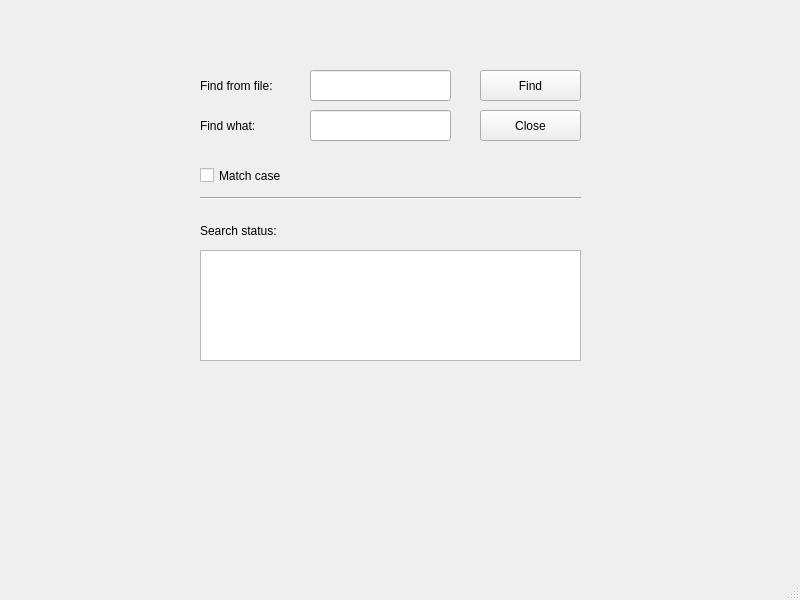
<?xml version="1.0" encoding="UTF-8"?>
<ui version="4.0">
 <class>MainWindow</class>
 <widget class="QMainWindow" name="MainWindow">
  <property name="geometry">
   <rect>
    <x>0</x>
    <y>0</y>
    <width>800</width>
    <height>600</height>
   </rect>
  </property>
  <property name="windowTitle">
   <string>MainWindow</string>
  </property>
  <widget class="QWidget" name="centralwidget">
   <widget class="QLineEdit" name="fileLineEdit">
    <property name="geometry">
     <rect>
      <x>310</x>
      <y>70</y>
      <width>141</width>
      <height>31</height>
     </rect>
    </property>
   </widget>
   <widget class="QLineEdit" name="keyLineEdit">
    <property name="geometry">
     <rect>
      <x>310</x>
      <y>110</y>
      <width>141</width>
      <height>31</height>
     </rect>
    </property>
   </widget>
   <widget class="QPushButton" name="findPushButton">
    <property name="geometry">
     <rect>
      <x>480</x>
      <y>70</y>
      <width>101</width>
      <height>31</height>
     </rect>
    </property>
    <property name="text">
     <string>Find</string>
    </property>
   </widget>
   <widget class="QPushButton" name="closePushButton">
    <property name="geometry">
     <rect>
      <x>480</x>
      <y>110</y>
      <width>101</width>
      <height>31</height>
     </rect>
    </property>
    <property name="text">
     <string>Close</string>
    </property>
   </widget>
   <widget class="QLabel" name="label">
    <property name="geometry">
     <rect>
      <x>200</x>
      <y>70</y>
      <width>101</width>
      <height>31</height>
     </rect>
    </property>
    <property name="text">
     <string>Find from file:</string>
    </property>
   </widget>
   <widget class="QLabel" name="label_2">
    <property name="geometry">
     <rect>
      <x>200</x>
      <y>110</y>
      <width>101</width>
      <height>31</height>
     </rect>
    </property>
    <property name="text">
     <string>Find what:</string>
    </property>
   </widget>
   <widget class="QCheckBox" name="matchCheckBox">
    <property name="geometry">
     <rect>
      <x>200</x>
      <y>160</y>
      <width>111</width>
      <height>31</height>
     </rect>
    </property>
    <property name="text">
     <string>Match case</string>
    </property>
   </widget>
   <widget class="Line" name="line">
    <property name="geometry">
     <rect>
      <x>200</x>
      <y>190</y>
      <width>381</width>
      <height>16</height>
     </rect>
    </property>
    <property name="orientation">
     <enum>Qt::Horizontal</enum>
    </property>
   </widget>
   <widget class="QLabel" name="label_3">
    <property name="geometry">
     <rect>
      <x>200</x>
      <y>220</y>
      <width>111</width>
      <height>21</height>
     </rect>
    </property>
    <property name="text">
     <string>Search status:</string>
    </property>
   </widget>
   <widget class="QTextBrowser" name="textBrowser">
    <property name="geometry">
     <rect>
      <x>200</x>
      <y>250</y>
      <width>381</width>
      <height>111</height>
     </rect>
    </property>
   </widget>
  </widget>
  <widget class="QMenuBar" name="menubar">
   <property name="geometry">
    <rect>
     <x>0</x>
     <y>0</y>
     <width>800</width>
     <height>25</height>
    </rect>
   </property>
  </widget>
  <widget class="QStatusBar" name="statusbar"/>
 </widget>
 <resources/>
 <connections/>
</ui>
